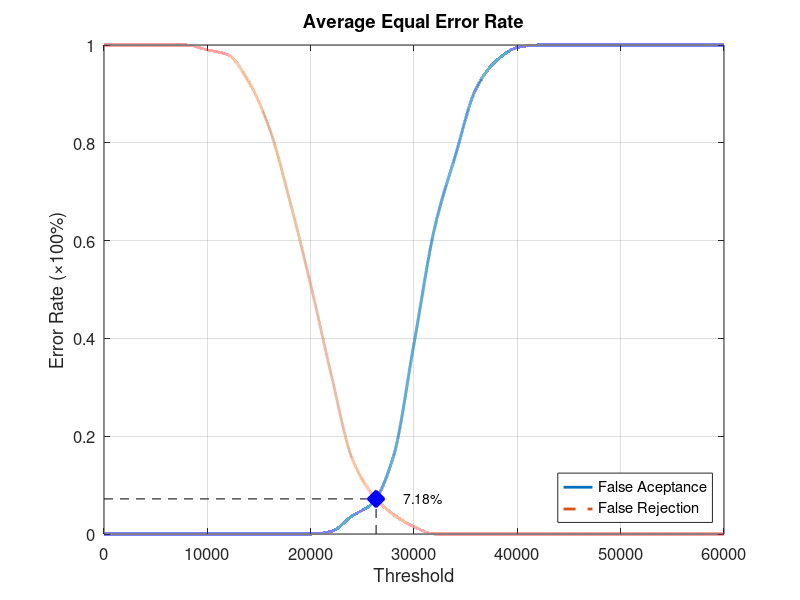
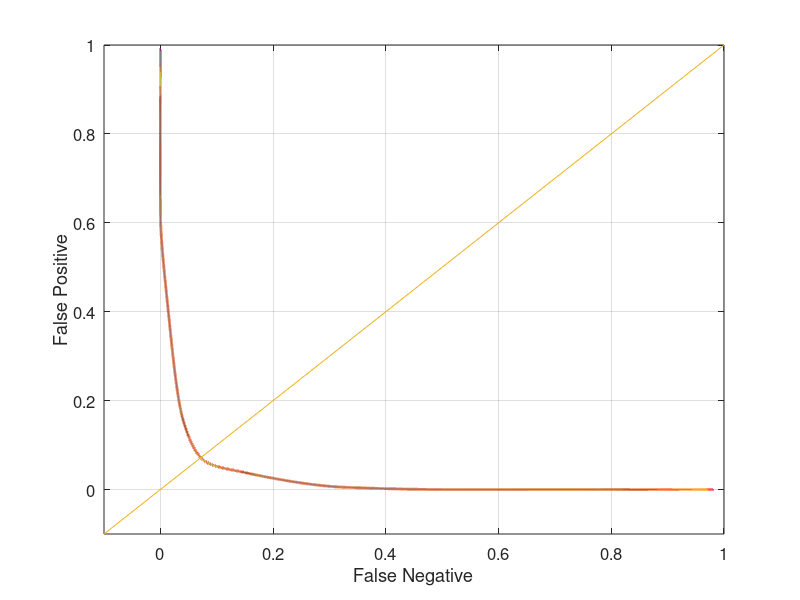

The MATLAB script that drew these images, in order:
function yEER = Database2_4
close all;
clear;
clc;
x = 0:2000:60000;
xq = 0:0.5:60000;

y0 = [0 0 0 0 0 0 0 0 0 0 0 0.00526316 0.0368421 0.0631579 0.157895 0.389474 0.626316 0.773684 0.910526 0.968421 0.994737 1 1 1 1 1 1 1 1 1 1];
yy0 = interp1(x, y0, xq, 'pchip');
y1 = [1 1 1 1 1 0.99 0.98 0.925 0.83 0.68 0.51 0.325 0.155 0.08 0.04 0.015 0 0 0 0 0 0 0 0 0 0 0 0 0 0 0];
yy1 = interp1(x, y1, xq, 'pchip');

% Calculating EER: 
y2 = abs(y0 - y1);
find(y2 == min(y2))
yy2 = abs(yy0 - yy1);
xEER = find(yy2 == min(yy2));
xEERIndex = xq(xEER) % X-axis EER
yEER = yy0(xEER) % Y-axis EER

main = figure
plot(xq, yy0,'-','LineWidth', 2);	hold on
plot(xq, yy1,'--','LineWidth', 2);	hold on
plot([xEERIndex xEERIndex], [0 yEER], 'k--');	hold on
plot([0 xEERIndex], [yEER yEER], 'k--');	hold on
plot(xEERIndex, yEER, 'bx', 'LineWidth', 10);	hold on
text(xEERIndex + 10 * xEERIndex / 100, yEER, [num2str(round((10000 * yEER)) / 100) '%'])
legend('False Aceptance', 'False Rejection', 'Location', 'SouthEast')
xlabel('Threshold')
ylabel('Error Rate (\times100%)')
title('Average Equal Error Rate')
set(gca, 'FontSize', 12)
axis([0 60000 0 1])
grid on

print(main, 'Database2_4Main', '-dpng');
FNRxFPR = figure('Color', [1 1 1]);
plot(yy1, yy0, '-', yy1, yy0, 'LineWidth', 2);
hold on
y = -0.1:0.1:1
plot(y, y); 
set(gca, 'FontSize', 12)
xlabel('False Negative')
ylabel('False Positive')
axis([-0.1 1 -0.1 1])
set(gca, 'FontSize', 12)
grid on

print(FNRxFPR, 'Database2_4FNRxFPR','-dpng');
end
